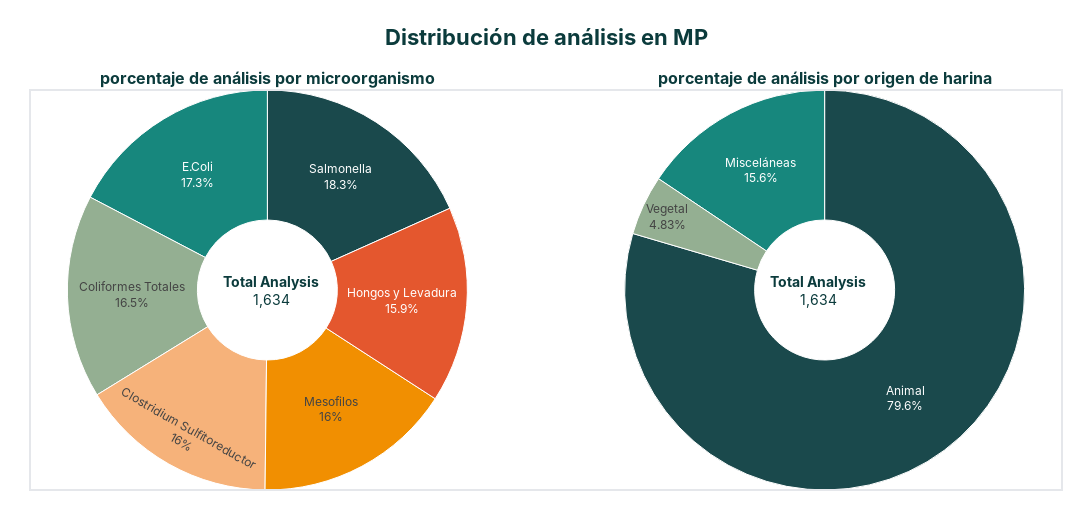

Here is the notebook cell this chart was saved with:
### Code cell
mean_map_micro_mp = (
    df_mp.groupby("microorganismo")["resultado_log"]
         .mean()
         .rename_axis("microorganismo")
         .reset_index()
         .assign(microorganismo=lambda d: d["microorganismo"].astype(str))
         .set_index("microorganismo")["resultado_log"]
         .to_dict()
)

mean_map_origen_mp = (
    df_mp.groupby("origen_harina")["resultado_log"]
         .mean()
         .rename_axis("origen_harina")
         .reset_index()
         .assign(origen_harina=lambda d: d["origen_harina"].astype(str))
         .set_index("origen_harina")["resultado_log"]
         .to_dict()
)

fig = two_pies_subplots(
    df_right=df_mp, label_right="origen_harina",
    title_right="<b>porcentaje de análisis por origen de harina</b>",
    prev_map_right=mean_map_origen_mp,   # pasamos el mapa (lo usaremos en hover)

    df_left=df_mp, label_left="microorganismo",
    title_left="<b>porcentaje de análisis por microorganismo</b>",
    prev_map_left=mean_map_micro_mp,     # pasamos el mapa (lo usaremos en hover)

    sort_slices_left=True,
    explicit_order_right=None,
    swap=False,
    width=1200, height=520,
    overall_title="<b>Distribución de análisis en MP</b>",
)

for tr in fig.data:
    labels = list(tr.labels)
    # Intentamos mapear primero por microorganismo, luego por origen
    vals_mic = [mean_map_micro_mp.get(lbl, np.nan) for lbl in labels]
    vals_org = [mean_map_origen_mp.get(lbl, np.nan) for lbl in labels]
    use_vals = vals_mic if np.sum(np.isfinite(vals_mic)) >= np.sum(np.isfinite(vals_org)) else vals_org

    tr.customdata = np.c_[use_vals]
    tr.hovertemplate = (
        "<b>%{label}</b><br>"
        "Participación: %{percent:.1%}<br>"
        "Log(UFC/g) (promedio): %{customdata[0]:.2f}"
        "<extra></extra>"
    )

fig.show()
s3.save_plotly_html(fig, "pies_origen_micro_mp.html")

### Figure 1 — Plotly figure (JSON) as saved in the notebook; plotly's stock layout.template omitted (floating-point values rounded to 4 significant figures)
{"data": [{"customdata": [[0.0], [0.02592], [0.8067], [0.6616], [2.995], [0.6438]], "domain": {"x": [0, 0.46], "y": [0, 1]}, "hole": 0.35, "hovertemplate": "<b>%{label}</b><br>Participación: %{percent:.1%}<br>Log(UFC/g) (promedio): %{customdata[0]:.2f}<extra></extra>", "labels": ["Salmonella", "E.Coli", "Coliformes Totales", "Clostridium Sulfitoreductor", "Mesofilos", "Hongos y Levadura"], "marker": {"colors": ["#1A494C", "#17877D", "#94AF92", "#F6B27A", "#F18F01", "#E4572E"], "line": {"color": "#FFFFFF", "width": 1}}, "sort": false, "textinfo": "label+percent", "textposition": "inside", "type": "pie", "values": [299, 283, 269, 262, 262, 259]}, {"customdata": [[0.7967], [0.9479], [0.9081]], "domain": {"x": [0.54, 1], "y": [0, 1]}, "hole": 0.35, "hovertemplate": "<b>%{label}</b><br>Participación: %{percent:.1%}<br>Log(UFC/g) (promedio): %{customdata[0]:.2f}<extra></extra>", "labels": ["Animal", "Misceláneas", "Vegetal"], "marker": {"colors": ["#1A494C", "#17877D", "#94AF92"], "line": {"color": "#FFFFFF", "width": 1}}, "sort": false, "textinfo": "label+percent", "textposition": "inside", "type": "pie", "values": [1300, 255, 79]}], "layout": {"annotations": [{"font": {"size": 16}, "showarrow": false, "text": "<b>porcentaje de análisis por microorganismo</b>", "x": 0.23, "xanchor": "center", "xref": "paper", "y": 1, "yanchor": "bottom", "yref": "paper"}, {"font": {"size": 16}, "showarrow": false, "text": "<b>porcentaje de análisis por origen de harina</b>", "x": 0.77, "xanchor": "center", "xref": "paper", "y": 1, "yanchor": "bottom", "yref": "paper"}, {"font": {"color": "#0B3B3C", "size": 14}, "showarrow": false, "text": "<b>Total Analysis</b><br>1,634", "x": 0.185, "xref": "paper", "y": 0.5, "yref": "paper"}, {"font": {"color": "#0B3B3C", "size": 14}, "showarrow": false, "text": "<b>Total Analysis</b><br>1,634", "x": 0.812, "xref": "paper", "y": 0.5, "yref": "paper"}], "font": {"color": "#0B3B3C", "family": "Inter, 'Helvetica Neue', Arial, sans-serif", "size": 12}, "height": 520, "margin": {"b": 30, "l": 30, "r": 30, "t": 90}, "paper_bgcolor": "rgba(0,0,0,0)", "plot_bgcolor": "rgba(0,0,0,0)", "shapes": [{"fillcolor": "rgba(0,0,0,0)", "line": {"color": "#E5E7EB", "width": 2}, "type": "rect", "x0": 0, "x1": 1, "xref": "paper", "y0": 0, "y1": 1, "yref": "paper"}], "showlegend": false, "title": {"font": {"size": 22}, "text": "<b>Distribución de análisis en MP</b>", "x": 0.5}, "width": 1200}}
